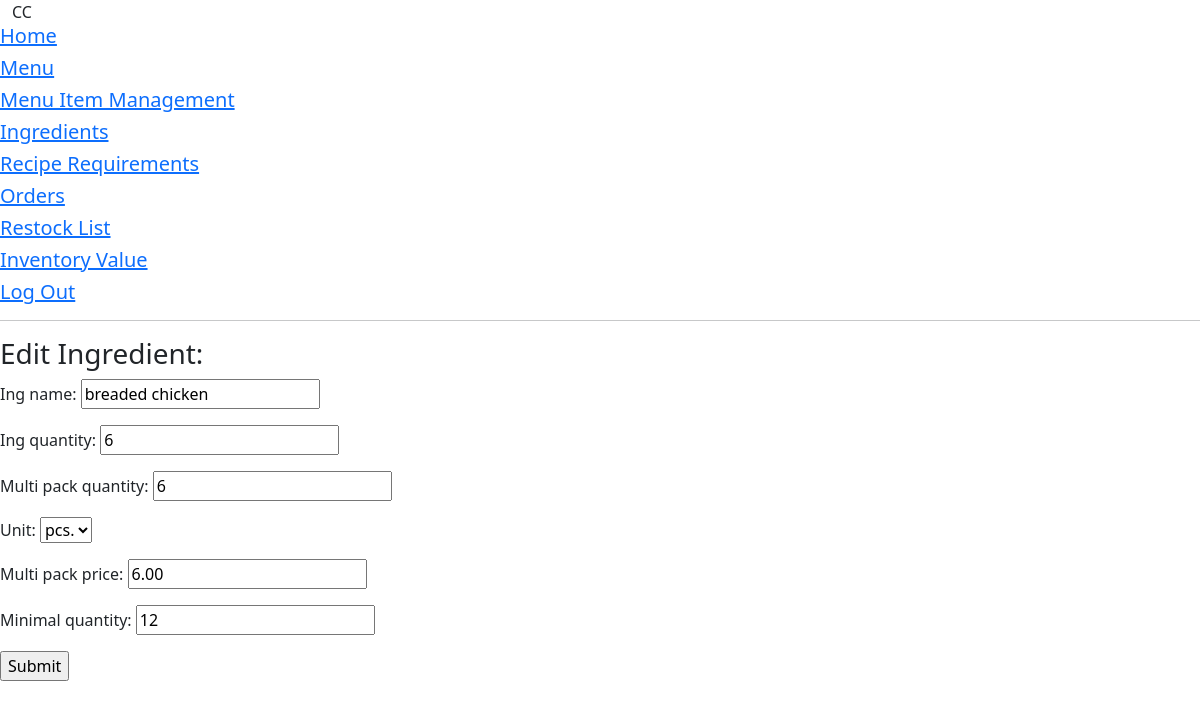
The page /ingredients/update/7 (signed in) on the database its author committed.
### crispy_crab/models.py (models this page shows, shortened)
class Ingredients(models.Model):
    PIECE = "PC"
    GRAM = "GR"
    MILLILITRE = "ML"
    INGREDIENT_UNIT_CHOICES = [
        (PIECE, "pcs."),
        (GRAM, "gr."),
        (MILLILITRE, "ml")
    ]
    ing_name = models.CharField(max_length=25, unique=True)
    ing_quantity = models.IntegerField(default=0)
    multi_pack_quantity = models.IntegerField(default=1)
    unit = models.CharField(max_length=2, choices=INGREDIENT_UNIT_CHOICES, default=PIECE)
    multi_pack_price = models.DecimalField(max_digits=8, decimal_places=2)
    minimal_quantity = models.IntegerField(default=0)
    class Meta:
        ordering = ['ing_name']

### crispy_crab/views.py (the view)
# urls.py: path('ingredients/update/<pk>', views.IngredientsUpdate.as_view(), name='ingredientsupdate'),
class IngredientsUpdate(LoginRequiredMixin, UpdateView):
    model = Ingredients
    template_name = "crispy_crab/ingredients_update.html"
    form_class = IngredientsUpdateForm
    success_url = "/ingredients/list"

### crispy_crab/forms.py
class IngredientsUpdateForm(forms.ModelForm):
    class Meta:
        model = Ingredients
        fields = "__all__"

### crispy_crab/templates/crispy_crab/ingredients_update.html (shortened to what this page needs)
{% extends "crispy_crab/base.html" %}
{% block content %}
<hr>
<h3>Edit Ingredient:</h3>
<form method="POST">
  {{ form.as_p }}
  <input type="submit" value="Submit"/>
</form>
{% endblock %}

### rows shown on the page
Ingredients: ing_name "breaded chicken", ing_quantity "6", multi_pack_quantity "6", unit "pcs.", multi_pack_price "6.00", minimal_quantity "12"
